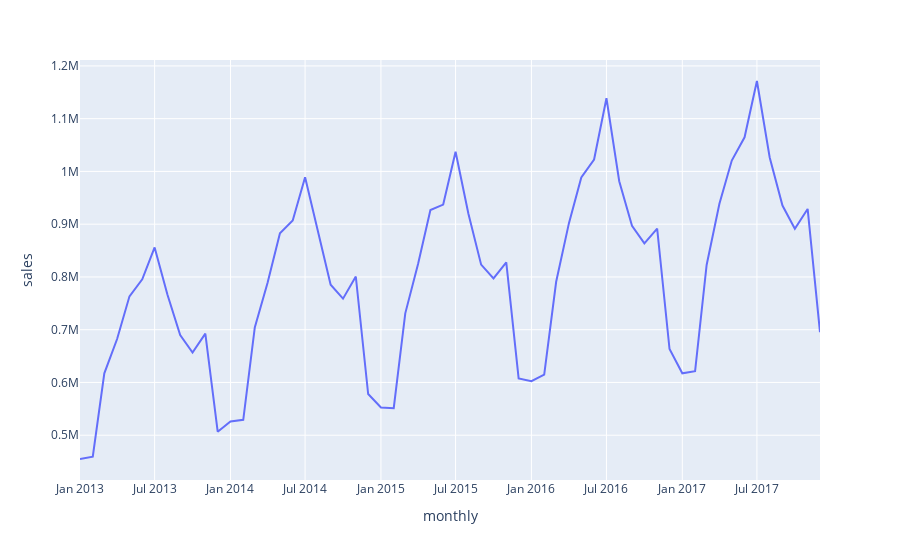

Here is the notebook cell this chart was saved with:
### Code cell
import plotly.express as px


px.line(all_month, x="monthly", y="sales")
